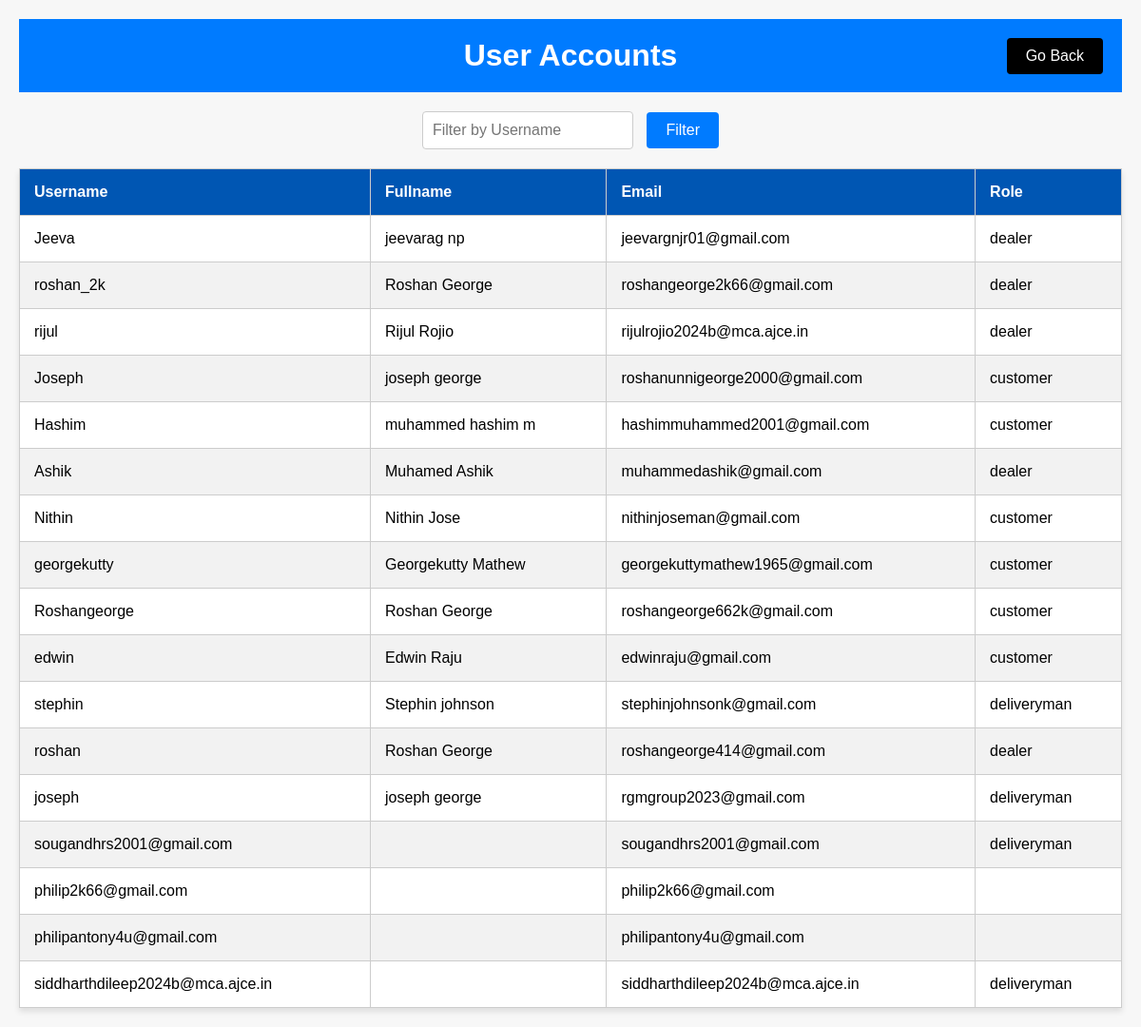
Before: /admin_dashboard/users.html with the older database file.
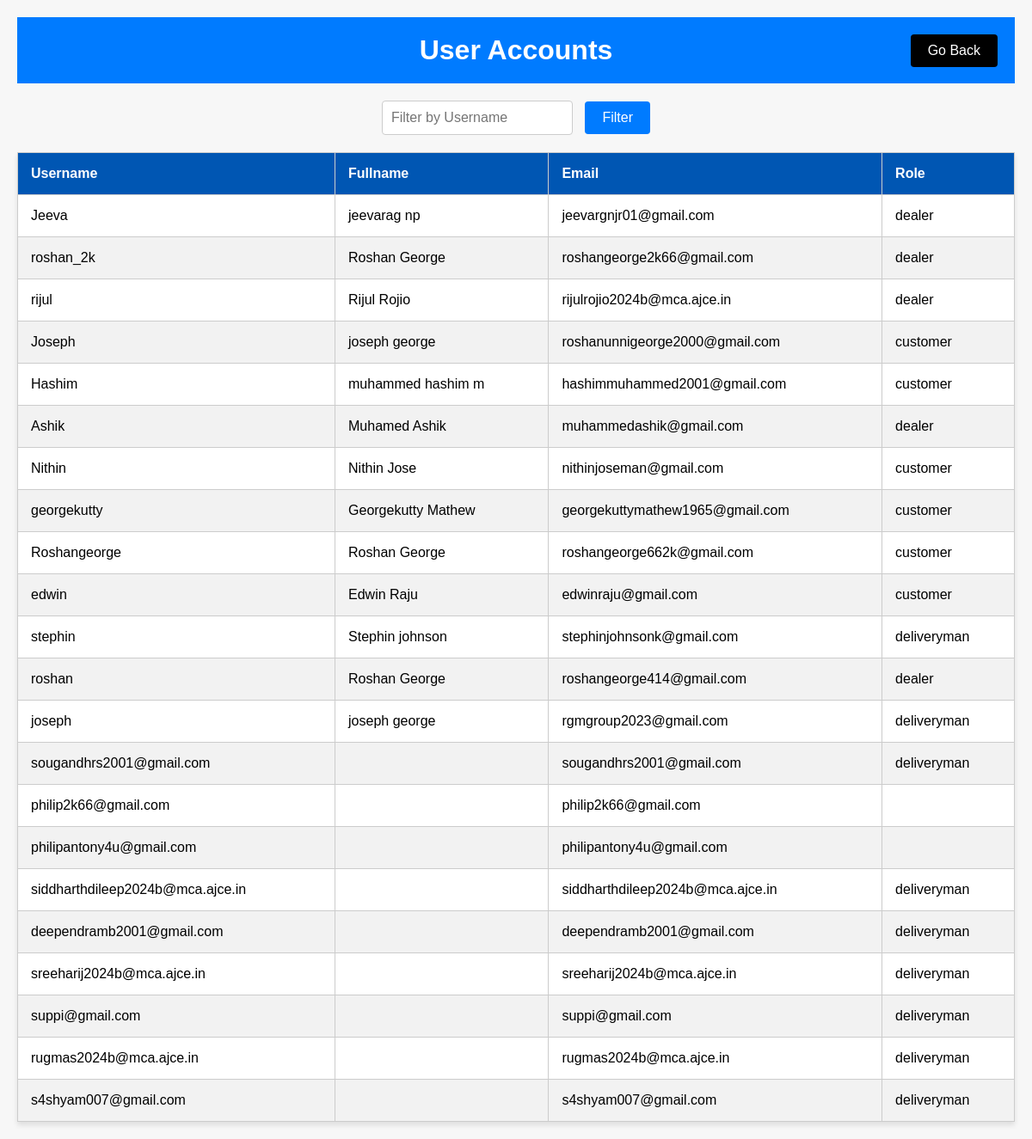
After: the same page with the newer database file.
### aapmapp/models.py (models this page shows, shortened)
class dealer(AbstractUser):
    email = models.EmailField(unique=True)
    fullname = models.TextField(max_length=100, default="")
    role = models.TextField(max_length=100, default="")

### aapmapp/views.py (the view)
# urls.py: path('admin_dashboard/users.html', views.users, name='users'),  # Define the URL pattern for users.html
def users(request):
    dealers = dealer.objects.all()  # You can adjust this queryset based on your requirements
    dealers = dealer.objects.filter(is_superuser=False)
    context = {
        'dealers': dealers,
    }
    return render(request, 'users.html', context)

### aapmapp/templates/users.html (shortened to what this page needs)
<!DOCTYPE html>
<html>
<head>
</head>
<body>
    <div class="content">
        <div class="header">
            <a href="{% url 'admin_dashboard' %}" class="goback-button">Go Back</a>
            <h1>User Accounts</h1>
        </div>
        <form method="GET" id="filterForm">
            <input type="text" name="username_filter" id="username_filter" placeholder="Filter by Username">
            <button type="button" id="filterButton">Filter</button>
        </form>
        <table id="userTable">
            <thead>
                <tr>
                    <th>Username</th>
                    <th>Fullname</th>
                    <th>Email</th>
                    <th>Role</th>
                </tr>
            </thead>
            <tbody>
                {% for dealer in dealers %}
                <tr>
                    <td>{{ dealer.username }}</td>
                    <td>{{ dealer.fullname }}</td>
                    <td>{{ dealer.email }}</td>
                    <td>{{ dealer.role }}</td>
                </tr>
                {% empty %}
                <tr>
                    <td colspan="4">No dealers available.</td>
                </tr>
                {% endfor %}
            </tbody>
        </table>
    </div>
</body>
</html>

Changed rows visible on the page:
added dealer: username "deependramb2001@gmail.com", email "deependramb2001@gmail.com", role "deliveryman"
added dealer: username "sreeharij2024b@mca.ajce.in", email "sreeharij2024b@mca.ajce.in", role "deliveryman"
added dealer: username "suppi@gmail.com", email "suppi@gmail.com", role "deliveryman"
added dealer: username "rugmas2024b@mca.ajce.in", email "rugmas2024b@mca.ajce.in", role "deliveryman"
added dealer: username "s4shyam007@gmail.com", email "s4shyam007@gmail.com", role "deliveryman"
